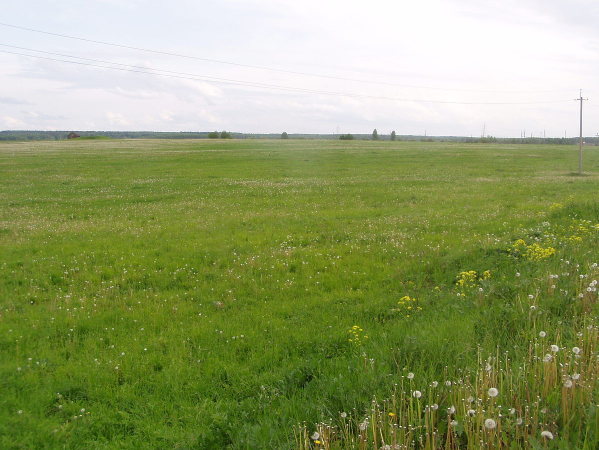
#> input picture lab1_pattern/field1.jpg, 1197 x 900 px (shown at 1/2 size)
$ jupyter execute --allow-errors lab1_main.ipynb
#> lines starting #> are read from the running program, lines starting #| are printed output that depends on the picture; after the words box and inside, x2 and y2 are one past the last pixel; in counts of white or black regions, pixels touching at a corner belong together
### lab1_pattern/lab1.py
from numba import njit, prange
import numpy as np
from cv2 import imread, imwrite, imshow, waitKey, COLOR_BGR2RGB, cvtColor, vconcat, hconcat, putText, \
    FONT_HERSHEY_SIMPLEX, resize
# import cv2
import matplotlib.pyplot as plt
import time
from os import mkdir, path


# func that show the image (put in BGR (cv2))
# [7 lines left out: function show_image, not called in this run]


# @njit(fastmath=True)
def take_params(image, h, w, offset):
    if w > 0.5:
        w = 0.5
    piece0 = image[int(offset * image.shape[0]):int((h + offset) * image.shape[0]),
             int(image.shape[1] * (1 / 2 - w)):int(image.shape[1] * (1 / 2 + w))]
    piece1 = image[int((1 - h - offset) * image.shape[0]):int((1 - offset) * image.shape[0]),
             int(image.shape[1] * (1 / 2 - w)):int(image.shape[1] * (1 / 2 + w))]
    piece0 = np.reshape(piece0, (piece0.shape[0] * piece0.shape[1], piece0.shape[2]))
    piece1 = np.reshape(piece1, (piece1.shape[0] * piece1.shape[1], piece1.shape[2]))

    mean0 = np.mean(piece0, axis=0)
    mean1 = np.mean(piece1, axis=0)

    cov0 = np.cov([piece0[..., 0], piece0[..., 1], piece0[..., 2]])
    cov1 = np.cov([piece1[..., 0], piece1[..., 1], piece1[..., 2]])

    return mean0, mean1, cov0, cov1


@njit(fastmath=True, parallel=True)
def pdf_multivariate_gauss(x, mu, cov):
    # assert(mu.shape[0] > mu.shape[1]), 'mu must be a row vector'
    # assert(x.shape[0] > x.shape[1]), 'x must be a row vector'
    # assert(cov.shape[0] == cov.shape[1]), 'covariance matrix must be square'
    # assert(mu.shape[0] == cov.shape[0]), 'cov_mat and mu_vec must have the same dimensions'
    # assert(mu.shape[0] == x.shape[0]), 'mu and x must have the same dimensions'
    part1 = 1 / (((2 * np.pi) ** (mu.shape[0] / 2)) * (np.linalg.det(cov) ** (1 / 2)))
    part2 = (-1 / 2) * ((x - mu).T.dot(np.linalg.inv(cov))).dot((x - mu))
    return np.double(part1 * np.exp(part2))


@njit(fastmath=True, parallel=False)
def g_multiply(LABELS, eps, i, j, label):
    left = right = top = bot = 1
    if i > 0:
        if LABELS[i + 1][j] == label:
            bot = eps
        else:
            bot = 1 - eps
    if i < LABELS.shape[0] - 1:
        if LABELS[i - 1][j] == label:
            top = eps
        else:
            top = 1 - eps
    if j > 0:
        if LABELS[i][j - 1] == label:
            left = eps
        else:
            left = 1 - eps
    if j < LABELS.shape[1] - 1:
        if LABELS[i][j + 1] == label:
            right = eps
        else:
            right = 1 - eps

    return left * right * top * bot


@njit(fastmath=True, parallel=True)
def sampler_1st_iter(image, mean0, mean1, cov0, cov1):
    image_resh = image.reshape(image.shape[0] * image.shape[1], image.shape[2])
    LABELS = np.zeros(image_resh.shape[0], np.uint8)
    PROB = np.zeros((image_resh.shape[0], 2), np.double)
    for i in prange(image_resh.shape[0] - 1):
        PROB[i, 0] = pdf_multivariate_gauss(image_resh[i], mean0, cov0)
        PROB[i, 1] = pdf_multivariate_gauss(image_resh[i], mean1, cov1)
        c = np.random.uniform(0, PROB[i, 0] + PROB[i, 1])
        if c < PROB[i, 0]:
            LABELS[i] = 1
    return LABELS.reshape(image.shape[:2]), PROB.reshape((image.shape[0], image.shape[1], 2))


@njit(fastmath=True, parallel=True)
def sampler_one_iter(PROB, LABELS, eps):
    new_LABELS = np.zeros_like(LABELS)
    for i in prange(PROB.shape[0]):
        for j in prange(PROB.shape[1]):
            a = PROB[i, j, 0] * g_multiply(LABELS, eps, i, j, 0)
            b = PROB[i, j, 1] * g_multiply(LABELS, eps, i, j, 1)
            c = np.random.uniform(0, a + b)
            if c < a:
                # LABELS[i, j] = 1
                new_LABELS[i, j] = 1
    return new_LABELS
    # return LABELS


def sampler(image, eps=0.2, n_iter=100, h=.2, w=.4, offset=0.):
    # creating a mas of all labels per iterations
    mas = np.zeros((n_iter, image.shape[0], image.shape[1]))

    # take params from pieces (from sky and filed of grass)
    mean0, mean1, cov0, cov1 = take_params(image, h=h, w=w, offset=offset)

    # create a matrix of probabilities of each class
    LABELS_0, PROB_0 = sampler_1st_iter(image, mean0, mean1, cov0, cov1)
    mas[0] = LABELS_0

    # sampling
    for i in range(n_iter - 2):
        mas[i + 1] = sampler_one_iter(PROB_0, mas[i], eps)

    return image, mas


# [22 lines left out: function write_result_to_path, not called in this run]

### lab1_pattern/lab1_main.ipynb
[cell 1]
import importlib
from cv2 import imread, imwrite, imshow, waitKey, COLOR_BGR2RGB, cvtColor, vconcat, hconcat, putText, \
    FONT_HERSHEY_SIMPLEX, resize
import time
import lab1
from os import mkdir, path
import numpy as np
# importlib.reload(lab1)

[cell 2]
filename = "field1.jpg"

scale = [512, 512]
n_iter = 1000
eps = 0.1

[cell 3]
img1 = imread(filename)
#> img1 is the input picture: shape (900, 1197, 3); mean B, G, R 104.4, 156.6, 144.6
# scaling image to lower resolution for good performance
if scale is not None:
    img1 = resize(img1, (scale[0], scale[1]))
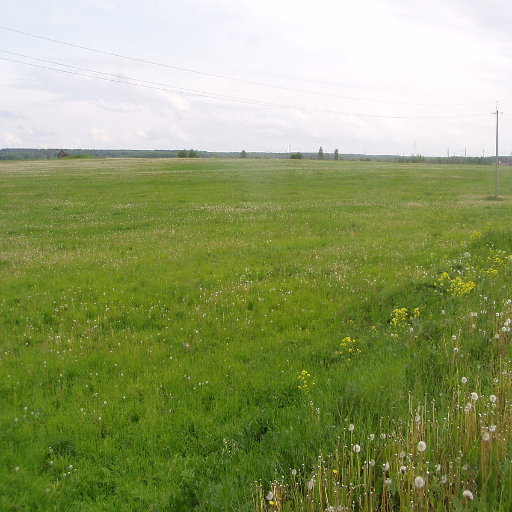
#> img1: shape (512, 512, 3); mean B, G, R 104.3, 156.5, 144.5

start_time = time.time()
#> (the rest of this cell did not finish here and is left out)

#> in take_params, `piece0 = image[int(offset * image.shape[0]):int((h + offset) * image.s..`:
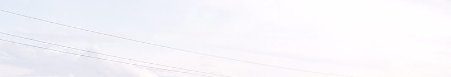
#> piece0: shape (77, 451, 3); mean B, G, R 250.1, 245.4, 246.2
#> in take_params, `piece1 = image[int((1 - h - offset) * image.shape[0]):int((1 - offset)..`:
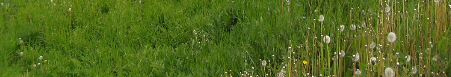
#> piece1: shape (77, 451, 3); mean B, G, R 30.5, 105.2, 83.5
#> in take_params, `mean0 = np.mean(piece0, axis=0)`: mean0 = [250.1, 245.4, 246.2]
#> in take_params, `mean1 = np.mean(piece1, axis=0)`: mean1 = [30.49, 105.2, 83.5]
#> in take_params, `cov0 = np.cov([piece0[..., 0], piece0[..., 1], piece0[..., 2]])`: cov0 = [[23.1, 30.91, 35.61], [30.91, 48.68, 58.87], [35.61, 58.87, 77.75]]
#> in take_params, `cov1 = np.cov([piece1[..., 0], piece1[..., 1], piece1[..., 2]])`: cov1 = [[596, 395, 570.7], [395, 497.1, 522.3], [570.7, 522.3, 733.9]]
#> in sampler, `mean0, mean1, cov0, cov1 = take_params(image, h=h, w=w, offset=offset)`: mean0 = [250.1, 245.4, 246.2]; mean1 = [30.49, 105.2, 83.5]
#> in sampler, `LABELS_0, PROB_0 = sampler_1st_iter(image, mean0, mean1, cov0, cov1)`:
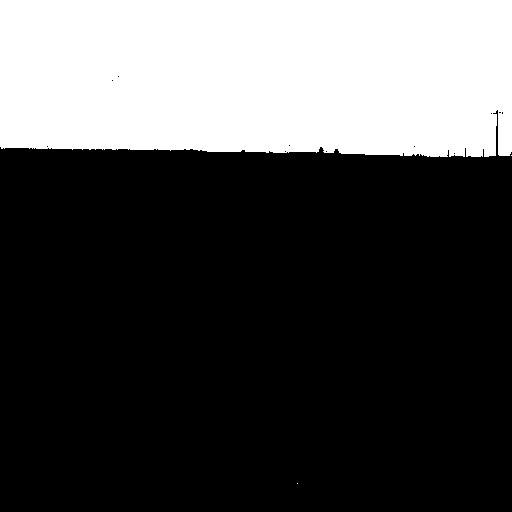
#> LABELS_0: shape (512, 512); values 0 (black) and 1 (white), 29.7% white; 3 white regions (2 under 20 px), largest, box (x1, y1, x2, y2) and area: (0, 0, 512, 157) 77755
alg_time = time.time() - start_time
print("--- %s seconds ---" % alg_time)
print("time per iter: ", alg_time / n_iter)

last_result = lab1.write_result_to_path(filename, LABELS, img_for_sampl, a=30, b=100)
lab1.show_image(last_result)

[cell 4]
filename = "field2.jpg"
img1 = imread(filename)
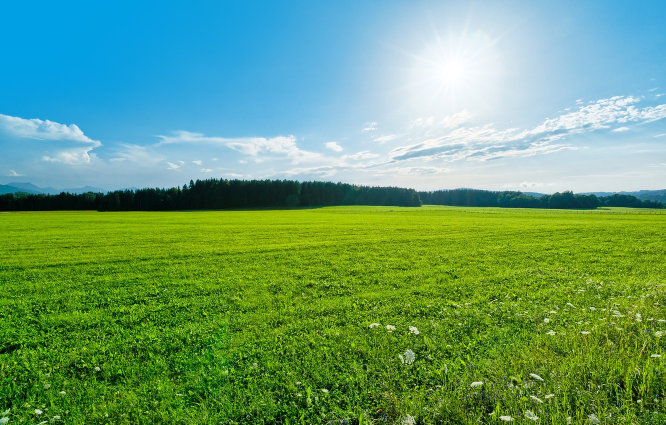
#> input picture lab1_pattern/field2.jpg, 1332 x 850 px (shown at 1/2 size)
#> img1 is the input picture: shape (850, 1332, 3); mean B, G, R 112.5, 157, 105.3
# scaling image to lower resolution for good performance
if scale is not None:
    img1 = resize(img1, (scale[0], scale[1]))
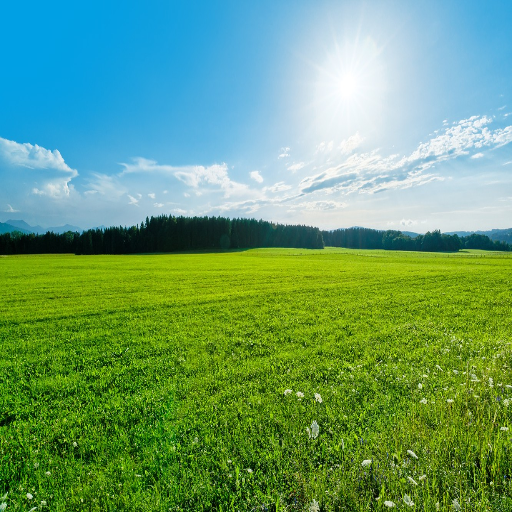
#> img1: shape (512, 512, 3); mean B, G, R 112.4, 156.9, 105.2

start_time = time.time()
img_for_sampl, LABELS = lab1.sampler(img1, eps=eps, n_iter=n_iter, h=.35, w=.44, offset=0.05)
#> call 2 of take_params, with h = 0.35, w = 0.44, offset = 0.05
#> in take_params (call 2), `piece0 = image[int(offset * image.shape[0]):int((h + offset) * image.s..`:
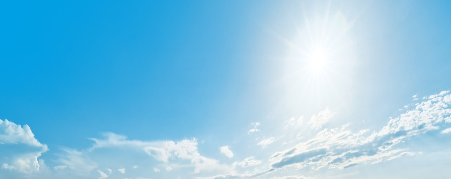
#> piece0: shape (179, 451, 3); mean B, G, R 228, 197.7, 134.4
#> in take_params (call 2), `piece1 = image[int((1 - h - offset) * image.shape[0]):int((1 - offset)..`:
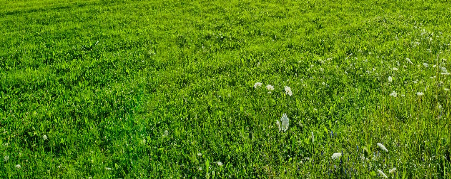
#> piece1: shape (179, 451, 3); mean B, G, R 20.6, 128.2, 85.5
#> in take_params (call 2), `mean0 = np.mean(piece0, axis=0)`: mean0 = [228, 197.7, 134.4]
#> in take_params (call 2), `mean1 = np.mean(piece1, axis=0)`: mean1 = [20.61, 128.2, 85.49]
#> in take_params (call 2), `cov0 = np.cov([piece0[..., 0], piece0[..., 1], piece0[..., 2]])`: cov0 = [[85.49, 203.4, 459], [203.4, 803.4, 2123.7], [459, 2123.7, 5854]]
#> in take_params (call 2), `cov1 = np.cov([piece1[..., 0], piece1[..., 1], piece1[..., 2]])`: cov1 = [[559.5, 524.3, 599.8], [524.3, 1588.4, 1518.9], [599.8, 1518.9, 1592.7]]
alg_time = time.time() - start_time
print("--- %s seconds ---" % alg_time)
print("time per iter: ", alg_time / n_iter)

last_result = lab1.write_result_to_path(filename, LABELS, img_for_sampl, a=30, b=100)
lab1.show_image(last_result)

[cell 5]
filename = "field3.jpg"
img1 = imread(filename)
# scaling image to lower resolution for good performance
if scale is not None:
    img1 = resize(img1, (scale[0], scale[1]))

start_time = time.time()
img_for_sampl, LABELS = lab1.sampler(img1, eps=eps, n_iter=n_iter, h=.35, w=.44, offset=0.05)
alg_time = time.time() - start_time
print("--- %s seconds ---" % alg_time)
print("time per iter: ", alg_time / n_iter)

last_result = lab1.write_result_to_path(filename, LABELS, img_for_sampl, a=30, b=100)
lab1.show_image(last_result)

[cell 6]
filename = "field4.jpg"
img1 = imread(filename)
# scaling image to lower resolution for good performance
if scale is not None:
    img1 = resize(img1, (scale[0], scale[1]))

start_time = time.time()
img_for_sampl, LABELS = lab1.sampler(img1, eps=eps, n_iter=n_iter, h=.35, w=.44, offset=0.05)
alg_time = time.time() - start_time
print("--- %s seconds ---" % alg_time)
print("time per iter: ", alg_time / n_iter)

last_result = lab1.write_result_to_path(filename, LABELS, img_for_sampl, a=30, b=100)
lab1.show_image(last_result)

[cell 7]
filename = "field6.jpg"
img1 = imread(filename)
# scaling image to lower resolution for good performance
if scale is not None:
    img1 = resize(img1, (scale[0], scale[1]))

start_time = time.time()
img_for_sampl, LABELS = lab1.sampler(img1, eps=eps, n_iter=n_iter, h=.35, w=.44, offset=0.05)
alg_time = time.time() - start_time
print("--- %s seconds ---" % alg_time)
print("time per iter: ", alg_time / n_iter)

last_result = lab1.write_result_to_path(filename, LABELS, img_for_sampl, a=30, b=100)
lab1.show_image(last_result)

[cell 8]
filename = "field8.jpg"
img1 = imread(filename)
# scaling image to lower resolution for good performance
if scale is not None:
    img1 = resize(img1, (scale[0], scale[1]))

start_time = time.time()
img_for_sampl, LABELS = lab1.sampler(img1, eps=eps, n_iter=n_iter, h=.25, w=.44, offset=0.05)
alg_time = time.time() - start_time
print("--- %s seconds ---" % alg_time)
print("time per iter: ", alg_time / n_iter)

last_result = lab1.write_result_to_path(filename, LABELS, img_for_sampl, a=30, b=100)
lab1.show_image(last_result)
